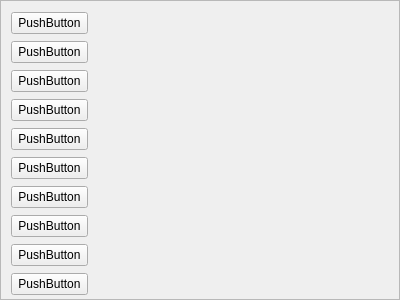
<?xml version="1.0" encoding="UTF-8"?>
<ui version="4.0">
 <class>ScrollArea</class>
 <widget class="QScrollArea" name="ScrollArea">
  <property name="geometry">
   <rect>
    <x>0</x>
    <y>0</y>
    <width>400</width>
    <height>300</height>
   </rect>
  </property>
  <property name="windowTitle">
   <string>ScrollArea</string>
  </property>
  <property name="widgetResizable">
   <bool>true</bool>
  </property>
  <widget class="QWidget" name="scrollAreaWidgetContents">
   <property name="geometry">
    <rect>
     <x>0</x>
     <y>0</y>
     <width>398</width>
     <height>298</height>
    </rect>
   </property>
   <widget class="QWidget" name="">
    <property name="geometry">
     <rect>
      <x>10</x>
      <y>10</y>
      <width>77</width>
      <height>489</height>
     </rect>
    </property>
    <layout class="QVBoxLayout" name="verticalLayout">
     <item>
      <widget class="QPushButton" name="pushButton">
       <property name="text">
        <string>PushButton</string>
       </property>
      </widget>
     </item>
     <item>
      <widget class="QPushButton" name="pushButton_2">
       <property name="text">
        <string>PushButton</string>
       </property>
      </widget>
     </item>
     <item>
      <widget class="QPushButton" name="pushButton_5">
       <property name="text">
        <string>PushButton</string>
       </property>
      </widget>
     </item>
     <item>
      <widget class="QPushButton" name="pushButton_3">
       <property name="text">
        <string>PushButton</string>
       </property>
      </widget>
     </item>
     <item>
      <widget class="QPushButton" name="pushButton_6">
       <property name="text">
        <string>PushButton</string>
       </property>
      </widget>
     </item>
     <item>
      <widget class="QPushButton" name="pushButton_7">
       <property name="text">
        <string>PushButton</string>
       </property>
      </widget>
     </item>
     <item>
      <widget class="QPushButton" name="pushButton_8">
       <property name="text">
        <string>PushButton</string>
       </property>
      </widget>
     </item>
     <item>
      <widget class="QPushButton" name="pushButton_4">
       <property name="text">
        <string>PushButton</string>
       </property>
      </widget>
     </item>
     <item>
      <widget class="QPushButton" name="pushButton_9">
       <property name="text">
        <string>PushButton</string>
       </property>
      </widget>
     </item>
     <item>
      <widget class="QPushButton" name="pushButton_10">
       <property name="text">
        <string>PushButton</string>
       </property>
      </widget>
     </item>
     <item>
      <widget class="QPushButton" name="pushButton_11">
       <property name="text">
        <string>PushButton</string>
       </property>
      </widget>
     </item>
     <item>
      <widget class="QPushButton" name="pushButton_12">
       <property name="text">
        <string>PushButton</string>
       </property>
      </widget>
     </item>
     <item>
      <widget class="QPushButton" name="pushButton_13">
       <property name="text">
        <string>PushButton</string>
       </property>
      </widget>
     </item>
     <item>
      <widget class="QPushButton" name="pushButton_14">
       <property name="text">
        <string>PushButton</string>
       </property>
      </widget>
     </item>
     <item>
      <widget class="QPushButton" name="pushButton_15">
       <property name="text">
        <string>PushButton</string>
       </property>
      </widget>
     </item>
     <item>
      <widget class="QPushButton" name="pushButton_16">
       <property name="text">
        <string>PushButton</string>
       </property>
      </widget>
     </item>
     <item>
      <widget class="QPushButton" name="pushButton_17">
       <property name="text">
        <string>PushButton</string>
       </property>
      </widget>
     </item>
    </layout>
   </widget>
  </widget>
 </widget>
 <resources/>
 <connections/>
</ui>
